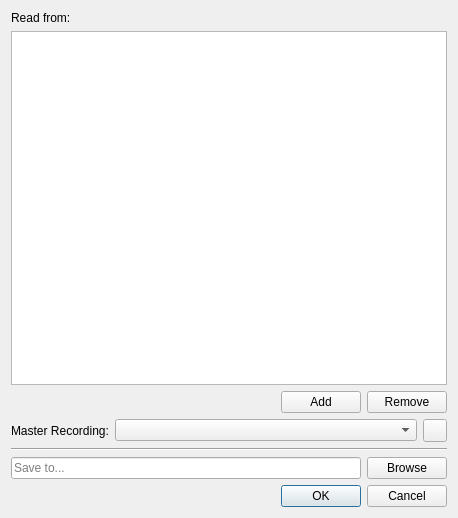
<?xml version="1.0" encoding="UTF-8"?>
<ui version="4.0">
 <class>RvMergeDialog</class>
 <widget class="QDialog" name="RvMergeDialog">
  <property name="geometry">
   <rect>
    <x>0</x>
    <y>0</y>
    <width>458</width>
    <height>518</height>
   </rect>
  </property>
  <property name="windowTitle">
   <string>Merge Recordings</string>
  </property>
  <layout class="QVBoxLayout" name="verticalLayout">
   <item>
    <widget class="QLabel" name="label">
     <property name="text">
      <string>Read from:</string>
     </property>
    </widget>
   </item>
   <item>
    <widget class="QListWidget" name="inputFilesList">
     <property name="dragDropMode">
      <enum>QAbstractItemView::DropOnly</enum>
     </property>
     <property name="selectionMode">
      <enum>QAbstractItemView::MultiSelection</enum>
     </property>
    </widget>
   </item>
   <item>
    <layout class="QHBoxLayout" name="horizontalLayout">
     <item>
      <spacer name="horizontalSpacer">
       <property name="orientation">
        <enum>Qt::Horizontal</enum>
       </property>
       <property name="sizeHint" stdset="0">
        <size>
         <width>40</width>
         <height>20</height>
        </size>
       </property>
      </spacer>
     </item>
     <item>
      <widget class="QPushButton" name="addButton">
       <property name="text">
        <string>Add</string>
       </property>
      </widget>
     </item>
     <item>
      <widget class="QPushButton" name="removeButton">
       <property name="text">
        <string>Remove</string>
       </property>
      </widget>
     </item>
    </layout>
   </item>
   <item>
    <layout class="QHBoxLayout" name="masterLayout">
     <item>
      <widget class="QLabel" name="masterLabel">
       <property name="text">
        <string>Master Recording:</string>
       </property>
      </widget>
     </item>
     <item>
      <widget class="QComboBox" name="masterComboBox">
       <property name="sizePolicy">
        <sizepolicy hsizetype="Preferred" vsizetype="Fixed">
         <horstretch>1</horstretch>
         <verstretch>0</verstretch>
        </sizepolicy>
       </property>
      </widget>
     </item>
     <item>
      <widget class="QToolButton" name="masterHelpButton">
       <property name="text">
        <string/>
       </property>
       <property name="icon">
        <iconset theme="help"/>
       </property>
      </widget>
     </item>
    </layout>
   </item>
   <item>
    <widget class="Line" name="line">
     <property name="orientation">
      <enum>Qt::Horizontal</enum>
     </property>
    </widget>
   </item>
   <item>
    <layout class="QHBoxLayout" name="horizontalLayout_2">
     <item>
      <widget class="QLineEdit" name="outputLineEdit">
       <property name="placeholderText">
        <string>Save to...</string>
       </property>
      </widget>
     </item>
     <item>
      <widget class="QPushButton" name="browseButton">
       <property name="text">
        <string>Browse</string>
       </property>
      </widget>
     </item>
    </layout>
   </item>
   <item>
    <widget class="QDialogButtonBox" name="buttonBox">
     <property name="standardButtons">
      <set>QDialogButtonBox::Cancel|QDialogButtonBox::Ok</set>
     </property>
    </widget>
   </item>
  </layout>
 </widget>
 <resources/>
 <connections/>
</ui>
